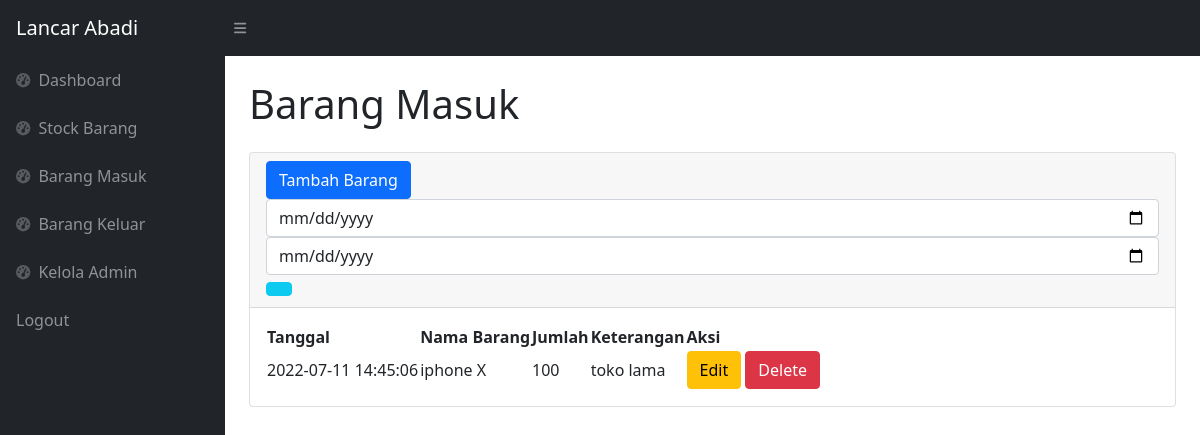
Before: /superAdmin/masuk.php (signed in) with the older database file.
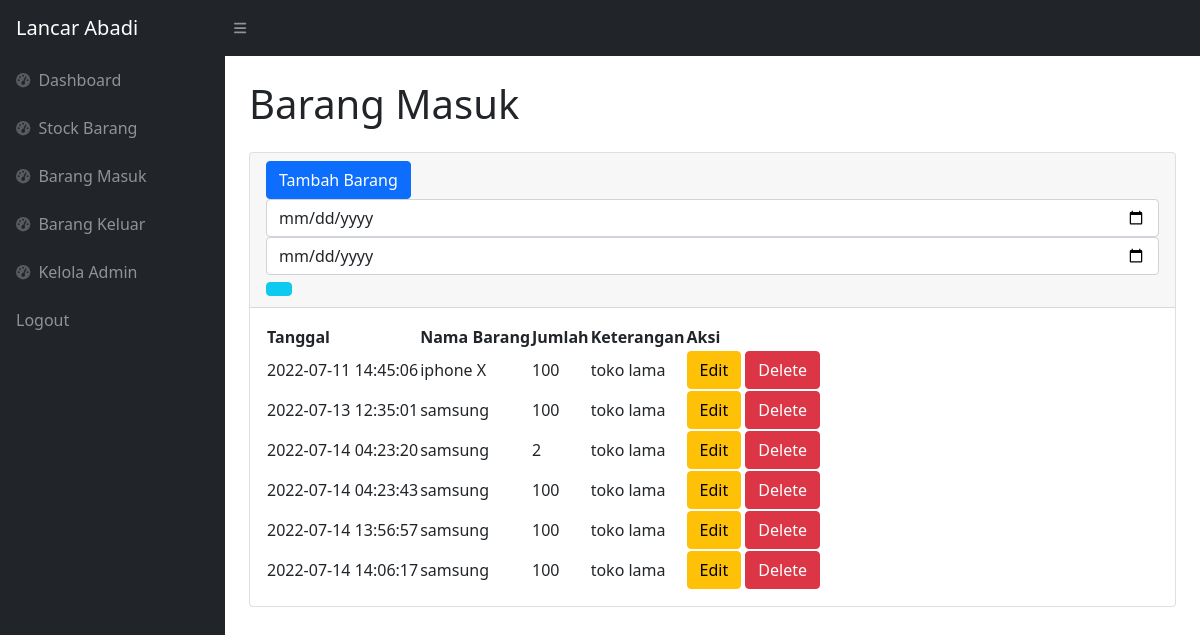
After: the same page with the newer database file.
### tables this page shows
CREATE TABLE `masuk` (
  `idmasuk` int(11) NOT NULL,
  `idbarang` int(11) NOT NULL,
  `tanggal` timestamp NOT NULL DEFAULT CURRENT_TIMESTAMP,
  `keterangan` varchar(25) NOT NULL,
  `qty` int(11) NOT NULL
);

CREATE TABLE `stock` (
  `idbarang` int(11) NOT NULL,
  `namabarang` varchar(25) NOT NULL,
  `deskripsi` varchar(50) NOT NULL,
  `stock` int(11) NOT NULL,
  `image` varchar(99) DEFAULT NULL
);

### superAdmin/masuk.php (the view, shortened to what this page needs)
<?php
require '../function.php';
?>
<!DOCTYPE html>
<html lang="en">
<head>
    <link href="https://cdn.jsdelivr.net/npm/simple-datatables@latest/dist/style.css" rel="stylesheet" />
    <link href="../css/styles.css" rel="stylesheet" />
</head>
<body class="sb-nav-fixed">
    <nav class="sb-topnav navbar navbar-expand navbar-dark bg-dark">
        <a class="navbar-brand ps-3" href="stockBarang.php">Lancar Abadi</a>
        <button class="btn btn-link btn-sm order-1 order-lg-0 me-4 me-lg-0" id="sidebarToggle" href="#!"><i class="fas fa-bars"></i></button>
    </nav>
    <div id="layoutSidenav">
        <div id="layoutSidenav_nav">
            <nav class="sb-sidenav accordion sb-sidenav-dark" id="sidenavAccordion">
                <div class="sb-sidenav-menu">
                    <div class="nav">
                        <a class="nav-link" href="dashboard.php">
                            <div class="sb-nav-link-icon"><i class="fas fa-tachometer-alt"></i></div>
                            Dashboard
                        </a>
                        <a class="nav-link" href="stockBarang.php">
                            <div class="sb-nav-link-icon"><i class="fas fa-tachometer-alt"></i></div>
                            Stock Barang
                        </a>
                        <a class="nav-link" href="masuk.php">
                            <div class="sb-nav-link-icon"><i class="fas fa-tachometer-alt"></i></div>
                            Barang Masuk
                        </a>
                        <a class="nav-link" href="keluar.php">
                            <div class="sb-nav-link-icon"><i class="fas fa-tachometer-alt"></i></div>
                            Barang Keluar
                        </a>
                        <a class="nav-link" href="admin.php">
                            <div class="sb-nav-link-icon"><i class="fas fa-tachometer-alt"></i></div>
                            Kelola Admin
                        </a>
                        <a class="nav-link" href="../logout.php">
                            Logout
                        </a>
                    </div>
                </div>
            </nav>
        </div>
        <div id="layoutSidenav_content">
            <main>
                <div class="container-fluid px-4">
                    <h1 class="mt-4 mb-4">Barang Masuk</h1>
                    <div class="card mb-4">
                        <div class="card-header">
                            <button type="button" class="btn btn-primary" data-bs-toggle="modal" data-bs-target="#myModal">
                                Tambah Barang
                            </button>
                            <br>
                            <form method="post">
                                <input type="date" name="tgl_mulai" class="form-control">
                                <input type="date" name="tgl_keluar" class="form-control">
                                <button type="submit" name="filter" class="btn btn-info">
                            </form>
                        </div>
                        <div class="card-body">
                            <table id="datatablesSimple">
                                <thead>
                                    <tr>
                                        <th>Tanggal</th>
                                        <th>Nama Barang</th>
                                        <th>Jumlah</th>
                                        <th>Keterangan</th>
                                        <th>Aksi</th>
                                    </tr>
                                </thead>
                                <tbody>
                                    <?php
                                    $ambilsemuadatastock = mysqli_query($conn, "select * from masuk m,stock s where s.idbarang=m.idbarang");
                                    while ($data = mysqli_fetch_array($ambilsemuadatastock)) {
                                        $idm = $data['idmasuk'];
                                        $tanggal = $data['tanggal'];
                                        $namabarang = $data['namabarang'];
                                        $qty = $data['qty'];
                                        $keterangan = $data['keterangan'];
                                    ?>
                                        <tr>
                                            <td><?= $tanggal ?></td>
                                            <td><?= $namabarang; ?></td>
                                            <td><?= $qty; ?></td>
                                            <td><?= $keterangan; ?></td>
                                            <td>
                                                <button type="button" class="btn btn-warning" data-bs-toggle="modal" data-bs-target="#edit<?= $idm; ?>">
                                                    Edit
                                                </button>
                                                <button type="button" class="btn btn-danger" data-bs-toggle="modal" data-bs-target="#delete<?= $idm; ?>">
                                                    Delete
                                                </button>
                                            </td>
                                        </tr>
                                    <?php
                                    };
                                    ?>
                                </tbody>
                            </table>
                        </div>
                    </div>
                </div>
            </main>
        </div>
    </div>
</body>
</html>

Changed rows visible on the page:
added masuk: tanggal "2022-07-13 12:35:01", idbarang.namabarang "samsung", qty "100", keterangan "toko lama"
added masuk: tanggal "2022-07-14 04:23:20", idbarang.namabarang "samsung", qty "2", keterangan "toko lama"
added masuk: tanggal "2022-07-14 04:23:43", idbarang.namabarang "samsung", qty "100", keterangan "toko lama"
added masuk: tanggal "2022-07-14 13:56:57", idbarang.namabarang "samsung", qty "100", keterangan "toko lama"
added masuk: tanggal "2022-07-14 14:06:17", idbarang.namabarang "samsung", qty "100", keterangan "toko lama"
